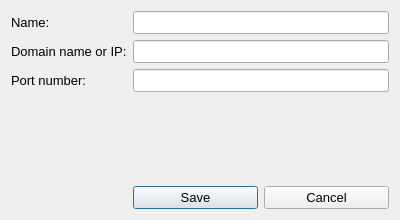
<?xml version="1.0" encoding="UTF-8"?>
<ui version="4.0">
 <class>BroadcastedToolEditorDialog</class>
 <widget class="QDialog" name="BroadcastedToolEditorDialog">
  <property name="windowModality">
   <enum>Qt::ApplicationModal</enum>
  </property>
  <property name="geometry">
   <rect>
    <x>0</x>
    <y>0</y>
    <width>400</width>
    <height>220</height>
   </rect>
  </property>
  <property name="sizePolicy">
   <sizepolicy hsizetype="Fixed" vsizetype="Fixed">
    <horstretch>0</horstretch>
    <verstretch>0</verstretch>
   </sizepolicy>
  </property>
  <property name="minimumSize">
   <size>
    <width>400</width>
    <height>220</height>
   </size>
  </property>
  <property name="maximumSize">
   <size>
    <width>400</width>
    <height>220</height>
   </size>
  </property>
  <property name="windowTitle">
   <string>Broadcated Tool Editor</string>
  </property>
  <property name="sizeGripEnabled">
   <bool>false</bool>
  </property>
  <property name="modal">
   <bool>true</bool>
  </property>
  <layout class="QFormLayout" name="formLayout">
   <property name="fieldGrowthPolicy">
    <enum>QFormLayout::AllNonFixedFieldsGrow</enum>
   </property>
   <item row="1" column="0">
    <widget class="QLabel" name="nameLabel">
     <property name="font">
      <font>
       <pointsize>10</pointsize>
      </font>
     </property>
     <property name="text">
      <string>Name:</string>
     </property>
    </widget>
   </item>
   <item row="1" column="1">
    <widget class="QLineEdit" name="name">
     <property name="font">
      <font>
       <pointsize>10</pointsize>
      </font>
     </property>
    </widget>
   </item>
   <item row="2" column="0">
    <widget class="QLabel" name="addressLabel">
     <property name="font">
      <font>
       <pointsize>10</pointsize>
      </font>
     </property>
     <property name="text">
      <string>Domain name or IP:</string>
     </property>
     <property name="textFormat">
      <enum>Qt::PlainText</enum>
     </property>
    </widget>
   </item>
   <item row="2" column="1">
    <widget class="QLineEdit" name="address">
     <property name="font">
      <font>
       <pointsize>10</pointsize>
      </font>
     </property>
     <property name="inputMask">
      <string/>
     </property>
    </widget>
   </item>
   <item row="3" column="0">
    <widget class="QLabel" name="portLabel">
     <property name="font">
      <font>
       <pointsize>10</pointsize>
      </font>
     </property>
     <property name="text">
      <string>Port number:</string>
     </property>
    </widget>
   </item>
   <item row="3" column="1">
    <widget class="QLineEdit" name="port">
     <property name="font">
      <font>
       <pointsize>10</pointsize>
      </font>
     </property>
     <property name="maxLength">
      <number>32767</number>
     </property>
    </widget>
   </item>
   <item row="4" column="1">
    <widget class="QLabel" name="validationLabel">
     <property name="font">
      <font>
       <pointsize>8</pointsize>
      </font>
     </property>
     <property name="styleSheet">
      <string notr="true">color: rgb(255, 0, 0);</string>
     </property>
     <property name="text">
      <string/>
     </property>
    </widget>
   </item>
   <item row="5" column="1">
    <spacer name="verticalSpacer">
     <property name="orientation">
      <enum>Qt::Vertical</enum>
     </property>
     <property name="sizeHint" stdset="0">
      <size>
       <width>20</width>
       <height>40</height>
      </size>
     </property>
    </spacer>
   </item>
   <item row="6" column="1">
    <layout class="QHBoxLayout" name="horizontalLayout">
     <item>
      <widget class="QPushButton" name="saveButton">
       <property name="minimumSize">
        <size>
         <width>0</width>
         <height>0</height>
        </size>
       </property>
       <property name="maximumSize">
        <size>
         <width>16777215</width>
         <height>16777215</height>
        </size>
       </property>
       <property name="font">
        <font>
         <pointsize>10</pointsize>
        </font>
       </property>
       <property name="text">
        <string>Save</string>
       </property>
      </widget>
     </item>
     <item>
      <widget class="QPushButton" name="cancelButton">
       <property name="minimumSize">
        <size>
         <width>0</width>
         <height>0</height>
        </size>
       </property>
       <property name="maximumSize">
        <size>
         <width>16777215</width>
         <height>16777215</height>
        </size>
       </property>
       <property name="font">
        <font>
         <pointsize>10</pointsize>
        </font>
       </property>
       <property name="text">
        <string>Cancel</string>
       </property>
      </widget>
     </item>
    </layout>
   </item>
  </layout>
 </widget>
 <resources/>
 <connections/>
</ui>
